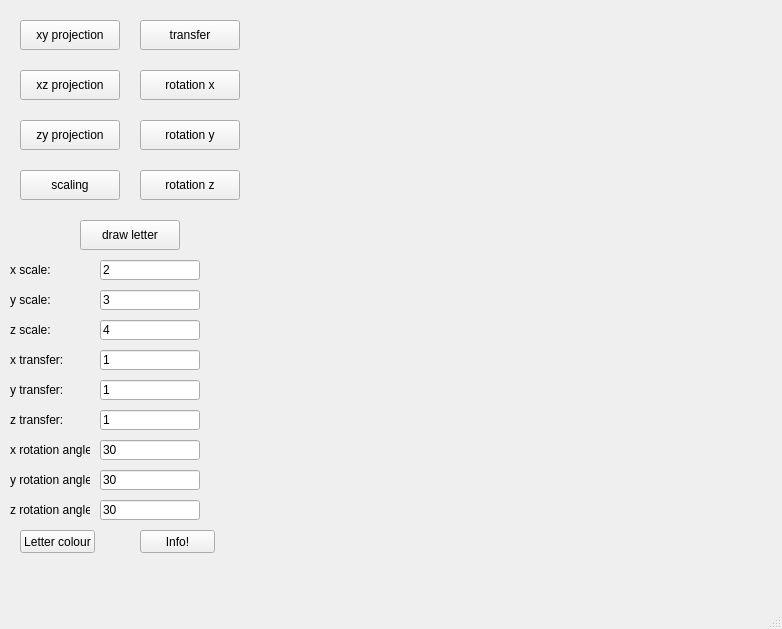
<?xml version="1.0" encoding="UTF-8"?>
<ui version="4.0">
 <class>MainWindow</class>
 <widget class="QMainWindow" name="MainWindow">
  <property name="geometry">
   <rect>
    <x>0</x>
    <y>0</y>
    <width>782</width>
    <height>629</height>
   </rect>
  </property>
  <property name="windowTitle">
   <string>MainWindow</string>
  </property>
  <widget class="QWidget" name="centralwidget">
   <widget class="QWidget" name="centralwidget_2" native="true">
    <property name="geometry">
     <rect>
      <x>0</x>
      <y>0</y>
      <width>781</width>
      <height>563</height>
     </rect>
    </property>
    <widget class="letter" name="widget" native="true">
     <property name="geometry">
      <rect>
       <x>260</x>
       <y>10</y>
       <width>511</width>
       <height>531</height>
      </rect>
     </property>
    </widget>
    <widget class="QPushButton" name="pushButton">
     <property name="geometry">
      <rect>
       <x>20</x>
       <y>20</y>
       <width>100</width>
       <height>30</height>
      </rect>
     </property>
     <property name="text">
      <string>xy projection</string>
     </property>
    </widget>
    <widget class="QPushButton" name="pushButton_2">
     <property name="geometry">
      <rect>
       <x>20</x>
       <y>70</y>
       <width>100</width>
       <height>30</height>
      </rect>
     </property>
     <property name="text">
      <string>xz projection</string>
     </property>
    </widget>
    <widget class="QPushButton" name="pushButton_3">
     <property name="geometry">
      <rect>
       <x>20</x>
       <y>120</y>
       <width>100</width>
       <height>30</height>
      </rect>
     </property>
     <property name="text">
      <string>zy projection</string>
     </property>
    </widget>
    <widget class="QPushButton" name="pushButton_4">
     <property name="geometry">
      <rect>
       <x>20</x>
       <y>170</y>
       <width>100</width>
       <height>30</height>
      </rect>
     </property>
     <property name="text">
      <string>scaling</string>
     </property>
    </widget>
    <widget class="QPushButton" name="pushButton_5">
     <property name="geometry">
      <rect>
       <x>140</x>
       <y>20</y>
       <width>100</width>
       <height>30</height>
      </rect>
     </property>
     <property name="text">
      <string>transfer</string>
     </property>
    </widget>
    <widget class="QPushButton" name="pushButton_6">
     <property name="geometry">
      <rect>
       <x>140</x>
       <y>70</y>
       <width>100</width>
       <height>30</height>
      </rect>
     </property>
     <property name="text">
      <string>rotation x</string>
     </property>
    </widget>
    <widget class="QPushButton" name="pushButton_7">
     <property name="geometry">
      <rect>
       <x>140</x>
       <y>120</y>
       <width>100</width>
       <height>30</height>
      </rect>
     </property>
     <property name="text">
      <string>rotation y</string>
     </property>
    </widget>
    <widget class="QPushButton" name="pushButton_8">
     <property name="geometry">
      <rect>
       <x>140</x>
       <y>170</y>
       <width>100</width>
       <height>30</height>
      </rect>
     </property>
     <property name="text">
      <string>rotation z</string>
     </property>
    </widget>
    <widget class="QPushButton" name="pushButton_9">
     <property name="geometry">
      <rect>
       <x>80</x>
       <y>220</y>
       <width>100</width>
       <height>30</height>
      </rect>
     </property>
     <property name="text">
      <string>draw letter</string>
     </property>
    </widget>
    <widget class="QLabel" name="label">
     <property name="geometry">
      <rect>
       <x>10</x>
       <y>260</y>
       <width>50</width>
       <height>20</height>
      </rect>
     </property>
     <property name="text">
      <string>x scale:</string>
     </property>
    </widget>
    <widget class="QLineEdit" name="lineEdit">
     <property name="geometry">
      <rect>
       <x>100</x>
       <y>260</y>
       <width>100</width>
       <height>20</height>
      </rect>
     </property>
     <property name="text">
      <string>2</string>
     </property>
    </widget>
    <widget class="QLabel" name="label_2">
     <property name="geometry">
      <rect>
       <x>10</x>
       <y>290</y>
       <width>50</width>
       <height>20</height>
      </rect>
     </property>
     <property name="text">
      <string>y scale:</string>
     </property>
    </widget>
    <widget class="QLabel" name="label_3">
     <property name="geometry">
      <rect>
       <x>10</x>
       <y>320</y>
       <width>50</width>
       <height>20</height>
      </rect>
     </property>
     <property name="text">
      <string>z scale:</string>
     </property>
    </widget>
    <widget class="QLabel" name="label_4">
     <property name="geometry">
      <rect>
       <x>10</x>
       <y>350</y>
       <width>60</width>
       <height>20</height>
      </rect>
     </property>
     <property name="text">
      <string>x transfer:</string>
     </property>
    </widget>
    <widget class="QLabel" name="label_5">
     <property name="geometry">
      <rect>
       <x>10</x>
       <y>380</y>
       <width>60</width>
       <height>20</height>
      </rect>
     </property>
     <property name="text">
      <string>y transfer:</string>
     </property>
    </widget>
    <widget class="QLabel" name="label_6">
     <property name="geometry">
      <rect>
       <x>10</x>
       <y>410</y>
       <width>60</width>
       <height>20</height>
      </rect>
     </property>
     <property name="text">
      <string>z transfer:</string>
     </property>
    </widget>
    <widget class="QLabel" name="label_7">
     <property name="geometry">
      <rect>
       <x>10</x>
       <y>440</y>
       <width>80</width>
       <height>20</height>
      </rect>
     </property>
     <property name="text">
      <string>x rotation angle:</string>
     </property>
    </widget>
    <widget class="QLabel" name="label_8">
     <property name="geometry">
      <rect>
       <x>10</x>
       <y>470</y>
       <width>80</width>
       <height>20</height>
      </rect>
     </property>
     <property name="text">
      <string>y rotation angle: </string>
     </property>
    </widget>
    <widget class="QLabel" name="label_9">
     <property name="geometry">
      <rect>
       <x>10</x>
       <y>500</y>
       <width>80</width>
       <height>20</height>
      </rect>
     </property>
     <property name="text">
      <string>z rotation angle:</string>
     </property>
    </widget>
    <widget class="QLineEdit" name="lineEdit_2">
     <property name="geometry">
      <rect>
       <x>100</x>
       <y>290</y>
       <width>100</width>
       <height>20</height>
      </rect>
     </property>
     <property name="text">
      <string>3</string>
     </property>
    </widget>
    <widget class="QLineEdit" name="lineEdit_3">
     <property name="geometry">
      <rect>
       <x>100</x>
       <y>320</y>
       <width>100</width>
       <height>20</height>
      </rect>
     </property>
     <property name="text">
      <string>4</string>
     </property>
    </widget>
    <widget class="QLineEdit" name="lineEdit_4">
     <property name="geometry">
      <rect>
       <x>100</x>
       <y>350</y>
       <width>100</width>
       <height>20</height>
      </rect>
     </property>
     <property name="text">
      <string>1</string>
     </property>
    </widget>
    <widget class="QLineEdit" name="lineEdit_5">
     <property name="geometry">
      <rect>
       <x>100</x>
       <y>380</y>
       <width>100</width>
       <height>20</height>
      </rect>
     </property>
     <property name="text">
      <string>1</string>
     </property>
    </widget>
    <widget class="QLineEdit" name="lineEdit_6">
     <property name="geometry">
      <rect>
       <x>100</x>
       <y>410</y>
       <width>100</width>
       <height>20</height>
      </rect>
     </property>
     <property name="text">
      <string>1</string>
     </property>
    </widget>
    <widget class="QLineEdit" name="lineEdit_7">
     <property name="geometry">
      <rect>
       <x>100</x>
       <y>440</y>
       <width>100</width>
       <height>20</height>
      </rect>
     </property>
     <property name="text">
      <string>30</string>
     </property>
    </widget>
    <widget class="QLineEdit" name="lineEdit_8">
     <property name="geometry">
      <rect>
       <x>100</x>
       <y>470</y>
       <width>100</width>
       <height>20</height>
      </rect>
     </property>
     <property name="text">
      <string>30</string>
     </property>
    </widget>
    <widget class="QLineEdit" name="lineEdit_9">
     <property name="geometry">
      <rect>
       <x>100</x>
       <y>500</y>
       <width>100</width>
       <height>20</height>
      </rect>
     </property>
     <property name="text">
      <string>30</string>
     </property>
    </widget>
    <widget class="QPushButton" name="pushButton_10">
     <property name="geometry">
      <rect>
       <x>20</x>
       <y>530</y>
       <width>75</width>
       <height>23</height>
      </rect>
     </property>
     <property name="text">
      <string>Letter colour</string>
     </property>
    </widget>
    <widget class="QPushButton" name="pushButton_11">
     <property name="geometry">
      <rect>
       <x>140</x>
       <y>530</y>
       <width>75</width>
       <height>23</height>
      </rect>
     </property>
     <property name="text">
      <string>Info!</string>
     </property>
    </widget>
   </widget>
  </widget>
  <widget class="QMenuBar" name="menubar">
   <property name="geometry">
    <rect>
     <x>0</x>
     <y>0</y>
     <width>782</width>
     <height>36</height>
    </rect>
   </property>
  </widget>
  <widget class="QStatusBar" name="statusbar"/>
 </widget>
 <customwidgets>
  <customwidget>
   <class>letter</class>
   <extends>QWidget</extends>
   <header>letter.h</header>
   <container>1</container>
  </customwidget>
 </customwidgets>
 <resources/>
 <connections/>
</ui>
